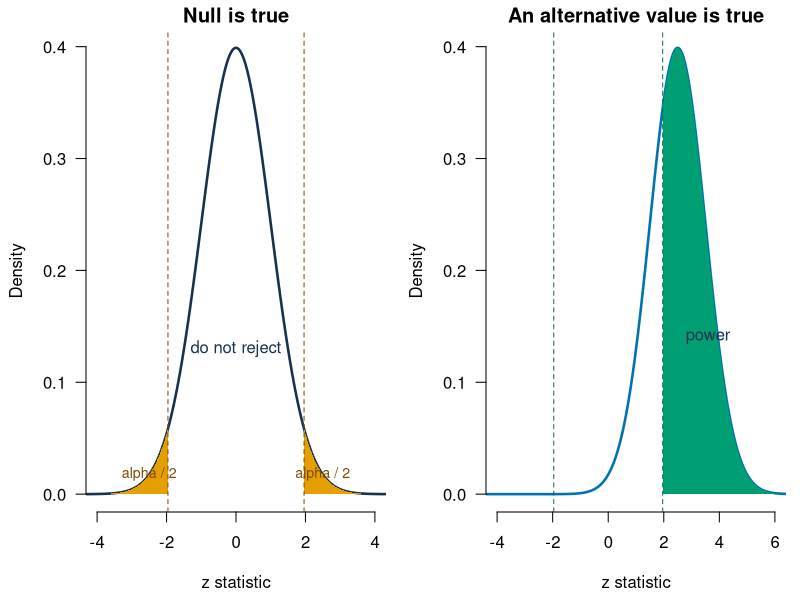

Source code (R):
## ---- chunk 1
knitr::opts_chunk$set(echo = TRUE, message = FALSE, warning = FALSE,
                      fig.width = 7, fig.height = 4.5)
sharks <- read.csv("data/shark_tank_teaching.csv", stringsAsFactors = FALSE)
set.seed(123)
pitch_sample <- sharks[sample(seq_len(nrow(sharks)), 100), ]

n <- nrow(pitch_sample)
phat <- mean(pitch_sample$deal_on_show)
p0 <- 0.50
deal_gap <- phat - p0
## ---- chunk 2
null_se <- sqrt(p0 * (1 - p0) / n)
z_value <- deal_gap / null_se
two_sided_p <- 2 * pnorm(-abs(z_value))

c(
  sample_proportion = phat,
  estimated_gap = deal_gap,
  null_standard_error = null_se,
  z_statistic = z_value,
  two_sided_p_value = two_sided_p
)
## ---- chunk 3
estimated_se <- sqrt(phat * (1 - phat) / n)
proportion_ci <- phat + c(-1, 1) * 1.96 * estimated_se
gap_ci <- proportion_ci - p0

c(proportion_lower = proportion_ci[1],
  proportion_upper = proportion_ci[2])
c(gap_lower = gap_ci[1], gap_upper = gap_ci[2])
## ---- chunk 4
z_grid <- seq(-4.5, 6.5, length.out = 1600)
critical <- qnorm(0.975)
null_density <- dnorm(z_grid, mean = 0)
alternative_density <- dnorm(z_grid, mean = 2.5)

old_par <- par(no.readonly = TRUE)
par(mfrow = c(1, 2), mar = c(4.4, 4.3, 1.5, 0.7), las = 1)

plot(z_grid, null_density, type = "l", lwd = 2.5, col = "#17324D",
     bty = "n", xlim = c(-4, 4), xlab = "z statistic",
     ylab = "Density", main = "Null is true")
left <- z_grid <= -critical
right <- z_grid >= critical & z_grid <= 4
polygon(c(-4, z_grid[left], -critical),
        c(0, null_density[left], 0), col = "#E69F00", border = NA)
polygon(c(critical, z_grid[right], 4),
        c(0, null_density[right], 0), col = "#E69F00", border = NA)
abline(v = c(-critical, critical), lty = 2, col = "#7A4A00")
text(0, 0.13, "do not reject", col = "#17324D")
text(c(-2.5, 2.5), c(0.018, 0.018), c("alpha / 2", "alpha / 2"),
     col = "#7A4A00", cex = 0.85)

plot(z_grid, alternative_density, type = "l", lwd = 2.5, col = "#0072B2",
     bty = "n", xlim = c(-4, 6), xlab = "z statistic",
     ylab = "Density", main = "An alternative value is true")
left_alt <- z_grid <= -critical
right_alt <- z_grid >= critical & z_grid <= 6
polygon(c(-4, z_grid[left_alt], -critical),
        c(0, alternative_density[left_alt], 0),
        col = "#009E73", border = NA)
polygon(c(critical, z_grid[right_alt], 6),
        c(0, alternative_density[right_alt], 0),
        col = "#009E73", border = NA)
abline(v = c(-critical, critical), lty = 2, col = "#176B52")
text(3.6, 0.14, "power", col = "#17324D")
par(old_par)
## ---- chunk 5
preview_model <- lm(equity_offered_pct ~ season, data = sharks)
summary(preview_model)$coefficients
confint(preview_model)
